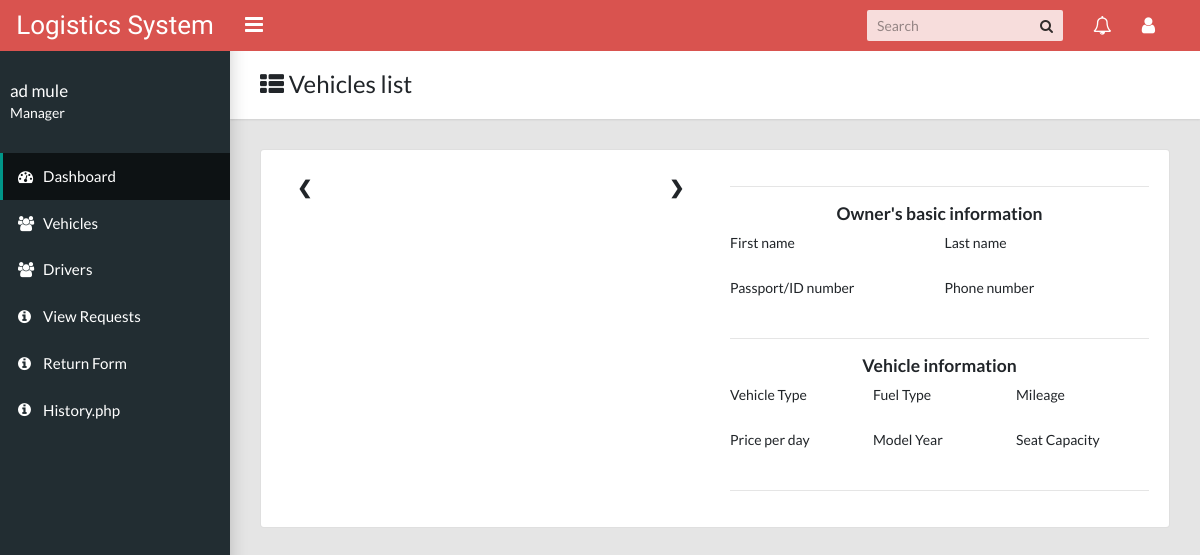
Screenshot of /logistics/vehicles_more.php (signed in) with the database file from the repository.
### tables this page shows
CREATE TABLE `employees` (
  `id` int(11) NOT NULL,
  `fname` varchar(15) NOT NULL,
  `lname` varchar(15) NOT NULL,
  `email` varchar(25) NOT NULL,
  `phone` int(15) NOT NULL,
  `bdate` date NOT NULL,
  `gender` varchar(10) NOT NULL,
  `photo` varchar(30) NOT NULL,
  `role` varchar(20) NOT NULL
);

### database.php (called while the page is built, shortened)
<?php
class database {
private $servername = "127.0.0.1";
private $username = "root";
private $password = "";
public function connect(){
        try {
    $this->conn = new PDO("mysql:host=$this->servername;dbname=car_rent", $this->username, $this->password);
    $this->conn->setAttribute(PDO::ATTR_ERRMODE, PDO::ERRMODE_EXCEPTION);
        return $this->conn;
    }
        catch(PDOException $e)
    {
    echo "<script>alert('Connection failed!! Try again');</script>";
    }
 }
    public function fetch($query){
        try{
            $stmnt= $this->connect()->prepare($query);
             $stmnt->execute();
             return $stmnt;
         }
           catch(PDOException $e)
    {
   echo error_log($e);
    }
         }
}
?>

### logistics/logisticsidemenu.php (the view, shortened to what this page needs)
<aside class="app-sidebar" style="background-colohr: #99738E;">
    <div class="app-sidebar__user">
        <div>
            <?php
$id= $_SESSION["id"];
$query= "SELECT *from employees where id='$id'";
$res = $obj->fetch($query);
$result = $res->fetch();
$rqc= "SELECT *from car_requests, employees, drivers,vehicles, account where car_requests.car=vehicles.plate and
car_requests.requested_by=employees.id and car_requests.requested_by=account.id
and car_requests.req_status='Pending'";
$crs = $obj->fetch($rqc);
   ?>
            <p class="app-sidebar__user-name"><?php echo $result['fname']." ".$result['lname'];?></p>
            <p class="app-sidebar__user-designation"><?php echo $result['role'];?></p>
        </div>
    </div>
    <ul class="app-menu">
        <li><a class="app-menu__item active" href="index.php"><i class="app-menu__icon fa fa-dashboard"></i><span
                    class="app-menu__label">Dashboard</span></a></li>
        <li><a class="app-menu__item" href="vehicles.php"><i class="app-menu__icon fa fa-users fa-1x"></i><span
                    class="app-menu__label">Vehicles</span></a></li>
        <li><a class="app-menu__item" href="drivers.php"><i class="app-menu__icon fa fa-users fa-1x"></i><span
                    class="app-menu__label">Drivers</span></a></li>
        <li><a class="app-menu__item" href="view_req.php"><i class="app-menu__icon fa fa-info-circle"></i><span
                    class="app-menu__label">View Requests <i style="color: red"><?php if($crs->rowCount()>0) echo $crs->rowCount();?></i></span></a></li>
        <li><a class="app-menu__item" href="return_form.php"><i class="app-menu__icon fa fa-info-circle"></i><span
                    class="app-menu__label">Return Form</span></a></li>
        <li><a class="app-menu__item" href="history.php"><i class="app-menu__icon fa fa-info-circle"></i><span
                    class="app-menu__label">History.php</span></a></li>
    </ul>
</aside>

### imageSlider.css (style rules this page uses)
* { box-sizing: border-box }
body { font-family: Verdana, sans-serif; margin:0 }
.active, .dot:hover { background-color: #717171; }

### rows the page displays
employees: fname "ad", lname "mule", role "Manager"
